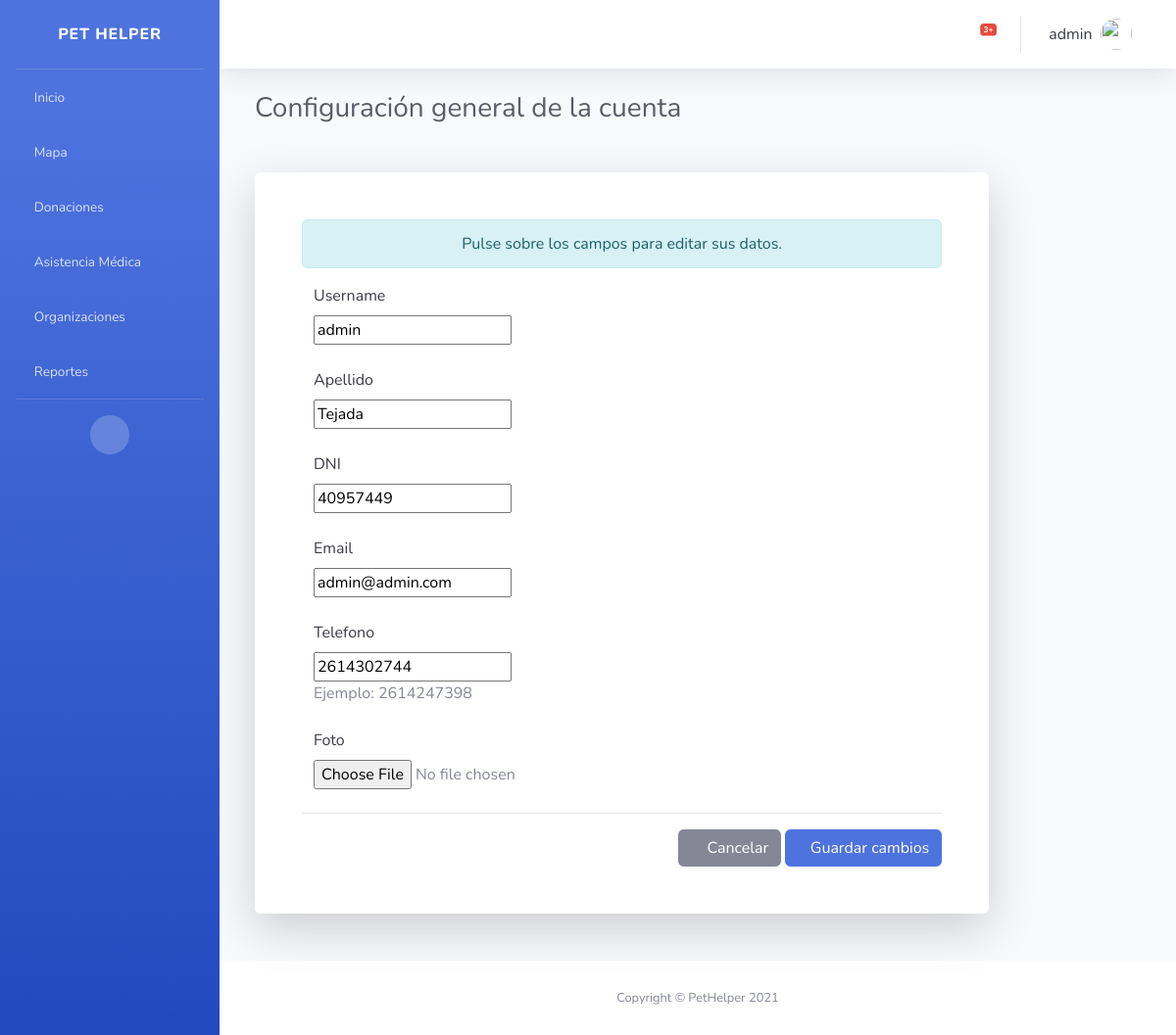
Page /usuario/editar/1 (signed in) on the earlier database version.
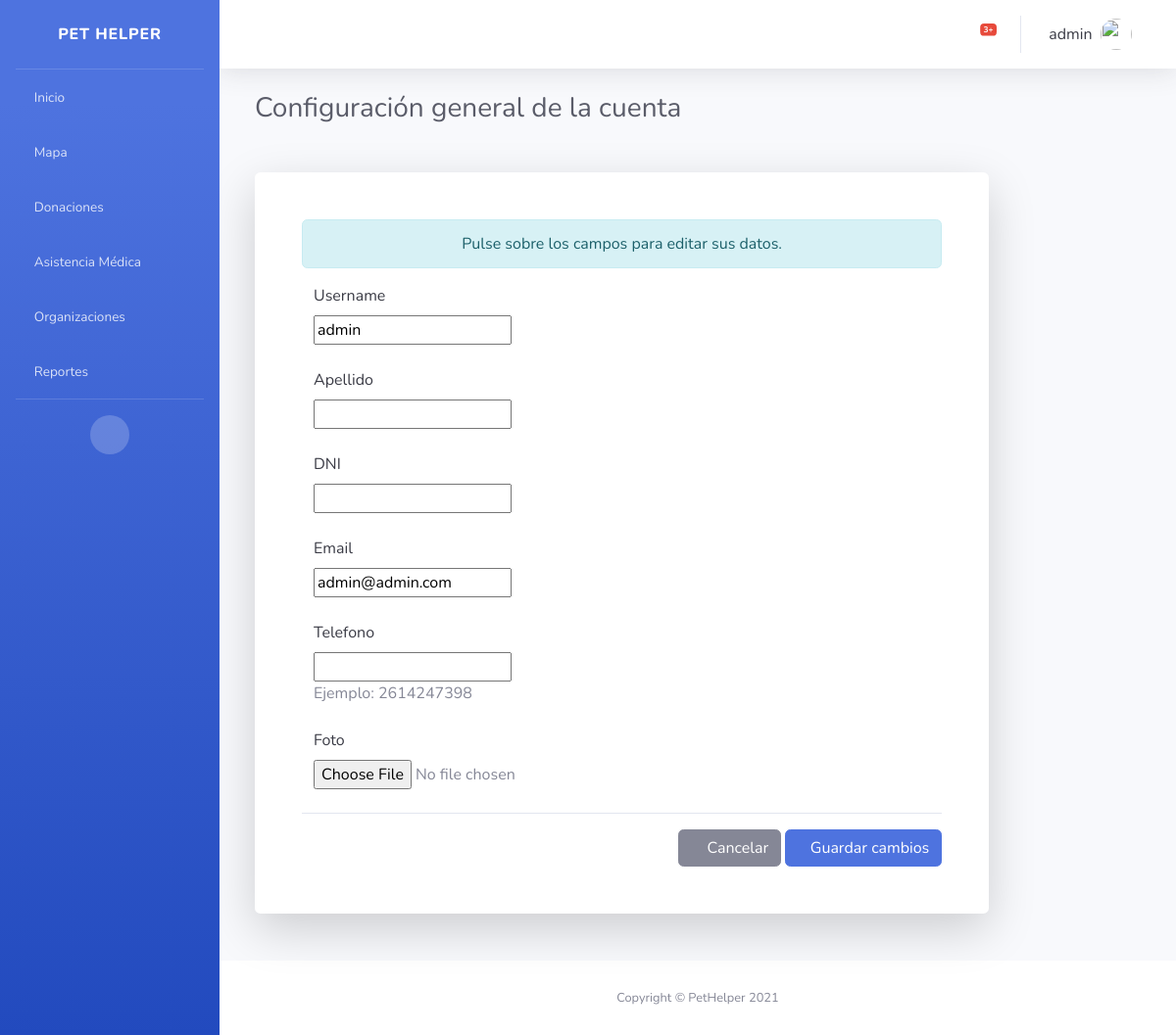
Same page on the later database version.
### usuario/models.py (models this page shows, shortened)
class Usuario(AbstractBaseUser, PermissionsMixin):
    email = models.EmailField('Email', unique=True)
    username = models.CharField(max_length=25, unique=True)
    """ tiene que ser nombre no username """
    apellido = models.CharField(max_length=25)
    date_joined = models.DateTimeField(default=timezone.now)
    DNI = models.CharField(max_length=8, default="", validators=[dni_regex])
    foto = models.ImageField(upload_to="usuario",blank=True, null=True)
    telefono = models.CharField(max_length=10, null=True, default="", help_text="Ejemplo: 2614247398")
    objects = UserManager()
    is_active = models.BooleanField('active', default=True)
    is_staff = models.BooleanField(default=True)
    USERNAME_FIELD = "email"
    REQUIRED_FIELDS = ["username"]

### usuario/views.py (the view, shortened to what this page needs)
# urls.py: path('usuario/editar/<int:pk>', login_required(UsuarioEdit.as_view()), name='usuario_edit'),
class UsuarioEdit(SuccessMessageMixin, generic.UpdateView):
    model = Usuario
    template_name = 'bases/usuario_editar.html'
    context_object_name = "obj"
    form_class = UserEditForm
    success_url = reverse_lazy('bases:home')
    success_message = "Su información fue editada sastifactoriamente"

### usuario/forms.py
class UserEditForm(forms.ModelForm):
    email = forms.EmailField()
    class Meta:
        model = get_user_model()
        fields = ['username', 'apellido','DNI','email','telefono','foto']

### usuario/templates/bases/usuario_editar.html (shortened to what this page needs)
{% extends 'base/base.html' %} {% block page_content %}
<div class="container-fluid">
    <div class="col-xl-10 col-lg-10 col-md-9 items-align-center">
        <h1 class="h3 mb-4 text-gray-800">Configuración general de la cuenta</h1>
        <div class="card o-hidden border-0 shadow-lg my-5">
            <div class="p-5">
                <div class="alert alert-info text-center" role="alert"> Pulse sobre los campos para editar sus datos.
                </div>
                <form action="{% url 'usuario:usuario_edit' obj.id %}" method="POST" enctype="multipart/form-data">
                    <div class="col-sm-5 mb-3 mb-sm-0">
                        <label class="text-gray-900">{{form.username.label}}</label>
                        {{form.username}}
                    </div><br>
                    <div class="col-sm-4 mb-3 mb-sm-0">
                        <label class="text-gray-900">{{form.apellido.label}}</label>
                        {{form.apellido}}
                    </div><br>
                    <div class="col-sm-4 mb-3 mb-sm-0">
                        <label class="text-gray-900">{{form.DNI.label}}</label>
                        {{form.DNI}}
                    </div><br>
                    <div class="col-sm-4 mb-3 mb-sm-0">
                        <label class="text-gray-900">{{form.email.label}}</label>
                        {{form.email}}
                    </div><br>
                    <div class="col-sm-4 mb-3 mb-sm-0">
                        <label class="text-gray-900">{{form.telefono.label}}</label>
                        {{form.telefono}}<br>
                        {{form.telefono.help_text}}
                    </div><br>
                    <div class="col-sm-4 mb-3 mb-sm-0">
                        <label class="text-gray-900">{{form.foto.label}}</label>
                        {{form.foto}}
                    </div><br>
                    <div class="border-top pt-3 text-right">
                        <a href="{{ request.META.HTTP_REFERER }}" class="btn btn-secondary"><span class="fa fa-undo"></span> Cancelar</a>
                        <button class="btn btn-primary" type="submit"><i class="fas fa-check"></i>Guardar cambios</button>
                    </div>
                </form>
            </div>
        </div>
    </div>
</div>
{% endblock %}

### templates/base/base.html (shortened to what the changed rows need)
{% load static %}
<!DOCTYPE html>
<html lang="en">
<head>
    <link href="{% static 'base/vendor/fontawesome-free/css/all.min.css' %}" rel="stylesheet" type="text/css">
    <link href="{% static 'base/css/sb-admin-2.min.css' %}" rel="stylesheet">
    <link href='https://api.mapbox.com/mapbox-gl-js/v2.5.1/mapbox-gl.css' rel='stylesheet' />
</head>
<body id="page-top" class="bg-gradient-primary">
    {% block side_bar %}
    <div id="wrapper">
        {% endblock side_bar %}
        <div id="content-wrapper" class="d-flex flex-column">
            <div id="content">
                {% block top_bar %}
                <nav class="navbar navbar-expand navbar-light bg-white topbar mb-4 static-top shadow">
                    <ul class="navbar-nav ml-auto">
                        <li class="nav-item dropdown no-arrow">
                            <a class="nav-link dropdown-toggle" href="#" id="userDropdown" role="button" data-toggle="dropdown" aria-haspopup="true" aria-expanded="false">
                                <span class="mr-2 d-none d-lg-inline text-gray-900">{{ user.username }}</span>
                                {% if user.foto %}
                                <img class="img-profile rounded-circle" src="{{ user.foto.url }}">
                                {% else %}
                                <img class="img-profile rounded-circle" src="{% static 'base/img/undraw_profile.svg' %}">
                                {% endif %}
                                <i class="fas fa-sort-down" style="margin-left: 5px;"></i>
                            </a>
                        </li>
                    </ul>
                </nav>
                {% endblock top_bar %}
                {% block page_content %}{% endblock %}
                {% block footer %}
            </div>
        </div>
        {% endblock %}
    </div>
</body>
</html>

Differences in the rows shown:
changed Usuario "admin": apellido "Tejada" → (not shown); DNI "40957449" → (not shown); telefono "2614302744" → (not shown)
